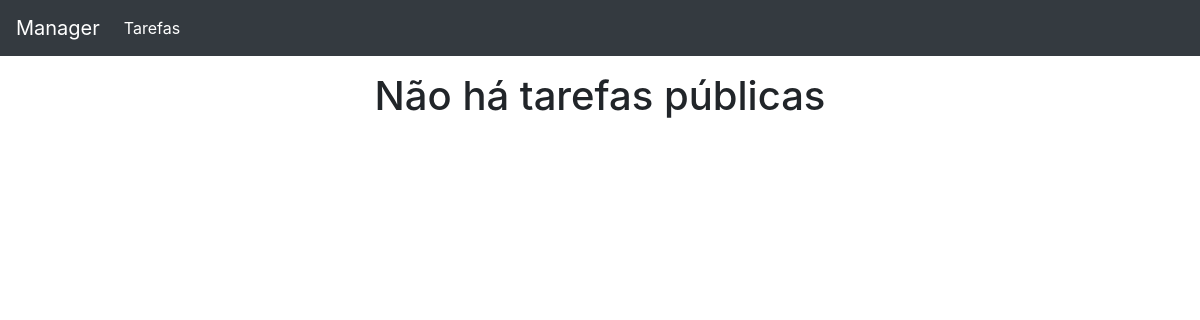
/tarefas/publicas/, run on an earlier commit of the app's database.
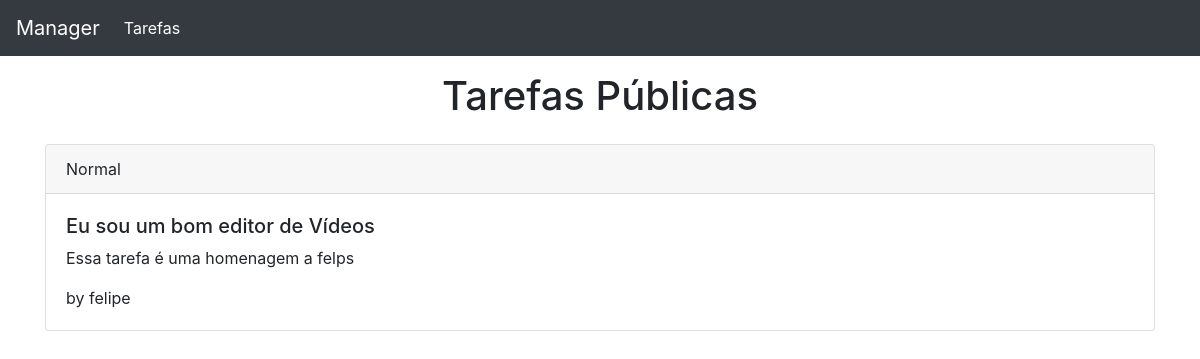
And on a later commit of the database.
### app/models.py (models this page shows)
class Tarefa(models.Model):
    PRIORIDADE_CHOICES = [
        ('A', "Alta"),
        ('N', "Normal"),
        ('B', "Baixa"),
    ]
    titulo = models.CharField(max_length=30, null=False, blank=False)
    public = models.BooleanField(default=False)
    descricao = models.CharField(max_length=100, null=False, blank=False)
    data_expiracao = models.DateField(null=False, blank=False)
    prioridade = models.CharField(max_length=1, choices=PRIORIDADE_CHOICES, null=False, blank=False)
    usuario = models.ForeignKey(User, null=True, on_delete=models.CASCADE )

### app/views/tarefas_views.py (the view)
# urls.py: path('publicas/', listar_publicas, name="tarefas_publicas"),
def listar_publicas(request):
    tarefas = Tarefa.objects.filter(public=True)
    return render(request, 'tarefas/tarefas_publicas.html', {'tarefas': tarefas})

### app/templates/tarefas/tarefas_publicas.html
{% extends 'base.html' %}
{% block content %}
    {% if tarefas %}
        <h1 class="text-center p-3">Tarefas Públicas</h1>
        {% for tarefa in tarefas %}
        <div class="card mb-3">
            <div class="card-header">
                {{ tarefa.get_prioridade_display }}
            </div>
            <div class="card-body">
                <h5 class="card-titile">{{ tarefa.titulo }}</h5>
                <p class="card-text">{{ tarefa.descricao }}</p>
                <p class="card-text">by {{ tarefa.usuario }}</p>
            </div>
        </div>
        {% endfor %}
    {% else %}
        <h1 class="text-center p-3">Não há tarefas públicas</h1>
    {% endif %}
{% endblock %}

### app/templates/base.html (shortened to what this page needs)
<!DOCTYPE html>
{% load static %}
<html lang="pt-br">
<head>
	<link rel="stylesheet" type="text/css" href="{% static 'app/css/bootstrap.min.css' %}">
</head>
<body>
	<nav class="navbar navbar-expand-lg navbar-dark bg-dark">
		<a class="navbar-brand" href="/">Manager</a>
		<div class="collapse navbar-collapse" id="navbarNav">
			<ul class="navbar-nav">
				<li class="nav-item active">
					<a class="nav-link" href="{% url 'app:listar_tarefas'%}">Tarefas</a>
				</li>
			</ul>
		</div>
	</nav>
	<main class="container">
		{% block content %}
		{% endblock %}
	</main>
</body>
</html>

What changed in the data, as far as the page shows it:
added Tarefa: prioridade "Normal", titulo "Eu sou um bom editor de Vídeos", descricao "Essa tarefa é uma homenagem a felps", usuario "felipe"
Also different on the page:
text no longer shown: "Não há tarefas públicas"
text now shown: "Tarefas Públicas"
